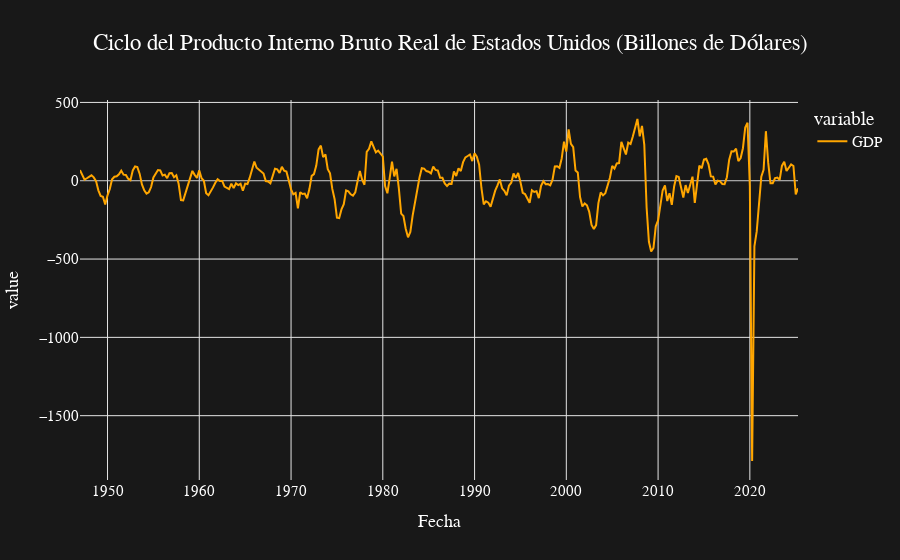

The cell this chart's notebook holds for it:
### Code cell
gpd['GDP'].plot(title='Producto Interno Bruto Real de Estados Unidos (Billones de Dólares)')
tendencia.plot(title='Tendencia del Producto Interno Bruto Real de Estados Unidos (Billones de Dólares)')
ciclo.plot(title='Ciclo del Producto Interno Bruto Real de Estados Unidos (Billones de Dólares)')
#desviacion.plot(title='Desviación Porcentual del Producto Interno Bruto Real de Estados Unidos (%)')

### Figure 1 — Plotly figure (JSON) as saved in the notebook; plotly's stock layout.template omitted (floating-point values rounded to 4 significant figures; data arrays with more than 128 entries replaced by an {"elided": "..."} marker saying what was removed)
{"data": [{"hovertemplate": "variable=GDP<br>Fecha=%{x}<br>value=%{y}<extra></extra>", "legendgroup": "GDP", "line": {"color": "#ffa600", "dash": "solid"}, "marker": {"symbol": "circle"}, "mode": "lines", "name": "GDP", "orientation": "v", "showlegend": true, "type": "scatter", "x": {"elided": "314 str values"}, "xaxis": "x", "y": {"elided": "314 float values"}, "yaxis": "y"}], "layout": {"legend": {"title": {"text": "variable"}, "tracegroupgap": 0}, "title": {"text": "Ciclo del Producto Interno Bruto Real de Estados Unidos (Billones de Dólares)"}, "xaxis": {"anchor": "y", "domain": [0, 1], "title": {"text": "Fecha"}}, "yaxis": {"anchor": "x", "domain": [0, 1], "title": {"text": "value"}}}}
